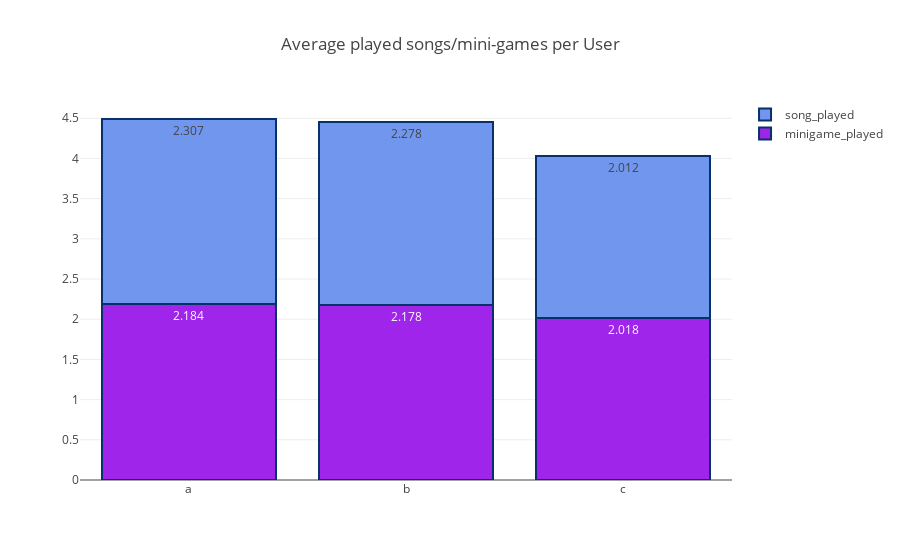

The notebook cell this image was saved under:
### Code cell
trace1 = go.Bar(
    x=list(user_mean.index),
    y=user_mean['minigame_played'].values,
    name=user_mean.columns[0],
    text=user_mean['minigame_played'].values.round(3),
    textposition = 'inside',
    marker = dict(
        color = '#9f25ea',
        line = dict(
            width = 2,
            color = 'rgb(8,48,107)'
        )
    )
)
trace2 = go.Bar(
    x=list(user_mean.index),
    y=user_mean['song_played'].values,
    name=user_mean.columns[1],
    text=user_mean['song_played'].values.round(3),
    textposition = 'inside',
        marker = dict(
        color = '#7196ed',
        line = dict(
            width = 2,
            color = 'rgb(8,48,107)'
        )
    )
)

data = [trace1, trace2]
layout = go.Layout(
    barmode='stack',
    title='Average played songs/mini-games per User',
    showlegend=True
)

fig = go.Figure(data=data, layout=layout)
iplot(fig)

### Figure 1 — Plotly figure (JSON) as saved in the notebook; plotly's stock layout.template omitted (floating-point values rounded to 4 significant figures)
{"data": [{"marker": {"color": "#9f25ea", "line": {"color": "rgb(8,48,107)", "width": 2}}, "name": "minigame_played", "text": [2.184, 2.178, 2.018], "textposition": "inside", "type": "bar", "uid": "216cc417-84b1-4733-ab56-cde187352b20", "x": ["a", "b", "c"], "y": [2.184, 2.178, 2.018]}, {"marker": {"color": "#7196ed", "line": {"color": "rgb(8,48,107)", "width": 2}}, "name": "song_played", "text": [2.307, 2.278, 2.012], "textposition": "inside", "type": "bar", "uid": "7b8bdd85-f559-448e-93ea-223254cc8236", "x": ["a", "b", "c"], "y": [2.307, 2.278, 2.012]}], "layout": {"barmode": "stack", "showlegend": true, "title": "Average played songs/mini-games per User"}}
